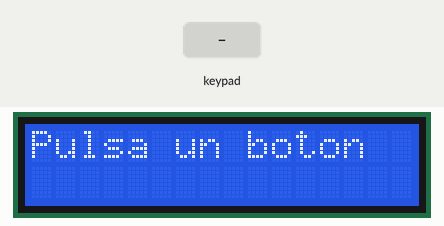
Bench run of a sketch on a simulated Arduino Uno, built with avr-gcc and run on an emulated ATmega328P. On the bench: 16×2 character LCD. Inputs (shaded band) come from the test bench.

Above: at 3.3 s.
3.4 s: keypad keys 1 2 1 1 1 0 9 # pressed 0.4 s apart
At 7.6 s:
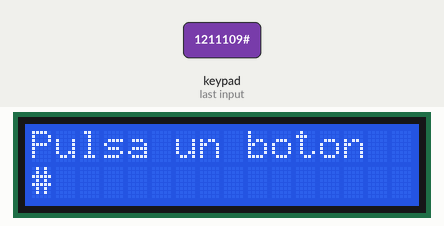
8.1 s: key 'A' pressed
At 9.1 s:
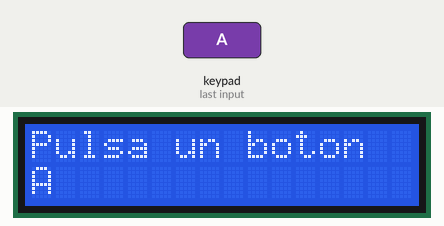
9.6 s: key 'B' pressed
At 10.3 s:
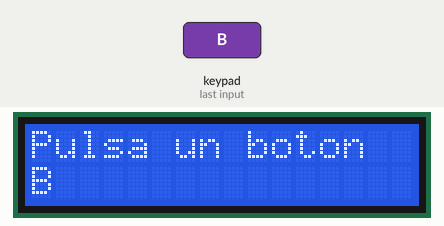
11.1 s: keypad keys 1 2 1 1 1 0 9 * pressed 0.4 s apart
At 14.7 s:
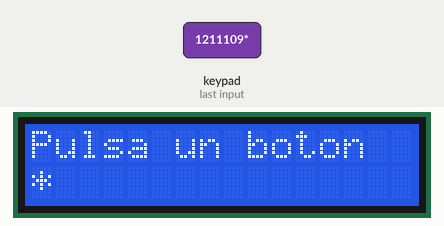
15.8 s: key 'C' pressed
At 16.1 s:
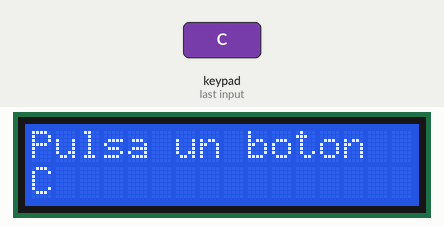
17.3 s: keypad keys 1 2 1 1 1 0 9 D pressed 0.4 s apart
At 19.0 s:
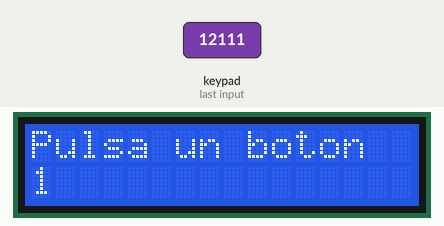
Timing chart, 0 to 20.5 s (numbered marks = the images above; inputs shaded):
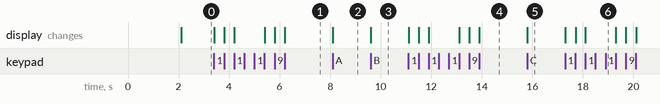

Measured:
- after the input at 3.4 s, the display: first changes at once (image 1 shows a later state)
- after the input at 8.1 s, the display: changes at once (image 2)
- after the input at 9.6 s, the display: changes at once (image 3)
- after the input at 11.1 s, the display: first changes at once (image 4 shows a later state)
- after the input at 15.8 s, the display: changes at once (image 5)
- after the input at 17.3 s, the display: changes at once (image 6)

The sketch:

NANO_KeyPad4x4_LCD16x2.ino
```cpp
/*******************************************************************************
 *
 *        Mostrar datos de teclado matricial 4x4 en LCD16x2
 *
 *******************************************************************************
 * FileName:        INO_010.ino
 * Processor:       ATmega328
 * Complier:        Arduino v1.8.3
 * Author:          Pedro Sánchez (MrChunckuee)
 * Blog:            http://mrchunckuee.blogspot.com/
 * Email:           mrchunckuee.psr@gmail.com
 * Description:     Ejemplo basico para mostrar datos de teclado matricial 4x4
 *                  en una LCD16x2.
 *******************************************************************************
 * Rev.         Date            Comment
 *   v0.0.0     16/07/2019      Creación del firmware
 ******************************************************************************/

#include <Wire.h>
#include <LiquidCrystal_I2C.h>
#include <Keypad.h>

const byte rowsCount = 4;
const byte columsCount = 4; // Se usa teclado 4x4

char keys[rowsCount][columsCount] = { //Se definen los valores de nuestra matriz
   { '1','2','3', 'A' },
   { '4','5','6', 'B' },
   { '7','8','9', 'C' },
   { '*','0','#', 'D' }
};

const byte rowPins[rowsCount] = { 12, 11, 10, 9 }; //Pines donde estan las filas
const byte columnPins[columsCount] = { 8, 7, 6, 5 }; //Punes donde estan las columnas

LiquidCrystal_I2C lcd(0x27,16,2);  //Dirección  0x27 y 16 columnas x 2 filas
Keypad keypad = Keypad(makeKeymap(keys), rowPins, columnPins, rowsCount, columsCount);

void setup() {
  lcd.init();// Inicializar el LCD
  lcd.backlight();//Encender la luz de fondo.
  lcd.clear();

  // Escribimos el Mensaje en el LCD.
  lcd.print("KeyPad + LCD16x2");
  lcd.setCursor(0,1);
  lcd.print("  MrChunckuee!  ");
  delay(2000); //Solo por que me da hueva pensar en otra forma ahorita
  lcd.clear();
  lcd.print("Pulsa un boton");
}

void loop() {
   char key = keypad.getKey(); //Se lee boton pulsado
   if (key) {
    lcd.setCursor(0,1); lcd.print(key); // Se muestra en (0,1) de la LCD
   }
}
```
